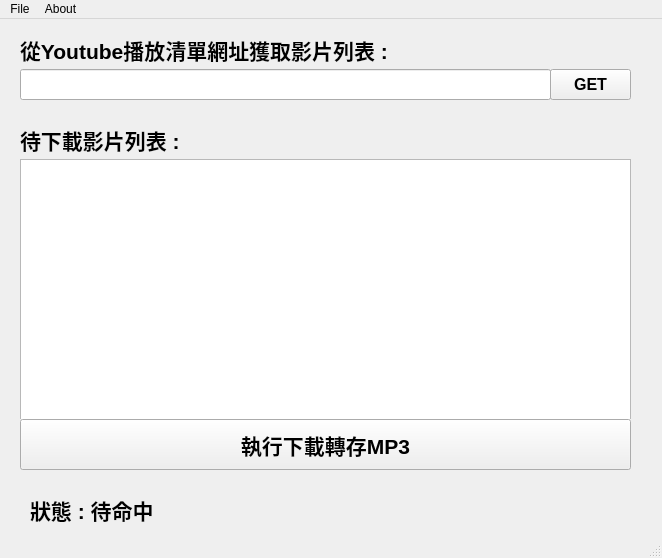
<?xml version="1.0" encoding="UTF-8"?>
<ui version="4.0">
 <class>MainWindow</class>
 <widget class="QMainWindow" name="MainWindow">
  <property name="geometry">
   <rect>
    <x>0</x>
    <y>0</y>
    <width>662</width>
    <height>558</height>
   </rect>
  </property>
  <property name="windowTitle">
   <string>Youtube2MP3</string>
  </property>
  <property name="autoFillBackground">
   <bool>false</bool>
  </property>
  <widget class="QWidget" name="centralwidget">
   <widget class="QPlainTextEdit" name="plainTextEdit">
    <property name="geometry">
     <rect>
      <x>20</x>
      <y>140</y>
      <width>611</width>
      <height>261</height>
     </rect>
    </property>
   </widget>
   <widget class="QToolButton" name="btn_saveMP3">
    <property name="geometry">
     <rect>
      <x>20</x>
      <y>400</y>
      <width>611</width>
      <height>51</height>
     </rect>
    </property>
    <property name="font">
     <font>
      <family>Arial</family>
      <pointsize>16</pointsize>
      <weight>75</weight>
      <bold>true</bold>
     </font>
    </property>
    <property name="autoFillBackground">
     <bool>true</bool>
    </property>
    <property name="text">
     <string>執行下載轉存MP3</string>
    </property>
   </widget>
   <widget class="QLabel" name="label_1">
    <property name="geometry">
     <rect>
      <x>20</x>
      <y>10</y>
      <width>611</width>
      <height>41</height>
     </rect>
    </property>
    <property name="font">
     <font>
      <family>Arial</family>
      <pointsize>16</pointsize>
      <weight>75</weight>
      <bold>true</bold>
     </font>
    </property>
    <property name="text">
     <string>從Youtube播放清單網址獲取影片列表 : </string>
    </property>
   </widget>
   <widget class="QToolButton" name="btn_get_from_playlist">
    <property name="geometry">
     <rect>
      <x>550</x>
      <y>50</y>
      <width>81</width>
      <height>31</height>
     </rect>
    </property>
    <property name="font">
     <font>
      <family>Arial</family>
      <pointsize>12</pointsize>
      <weight>75</weight>
      <bold>true</bold>
     </font>
    </property>
    <property name="text">
     <string>GET</string>
    </property>
   </widget>
   <widget class="QLineEdit" name="yt_playlist_url">
    <property name="geometry">
     <rect>
      <x>20</x>
      <y>50</y>
      <width>531</width>
      <height>31</height>
     </rect>
    </property>
   </widget>
   <widget class="QLabel" name="label_2">
    <property name="geometry">
     <rect>
      <x>20</x>
      <y>100</y>
      <width>611</width>
      <height>41</height>
     </rect>
    </property>
    <property name="font">
     <font>
      <family>Arial</family>
      <pointsize>16</pointsize>
      <weight>75</weight>
      <bold>true</bold>
     </font>
    </property>
    <property name="text">
     <string>待下載影片列表 :</string>
    </property>
   </widget>
   <widget class="QLabel" name="label_status">
    <property name="geometry">
     <rect>
      <x>30</x>
      <y>470</y>
      <width>601</width>
      <height>41</height>
     </rect>
    </property>
    <property name="font">
     <font>
      <family>Arial</family>
      <pointsize>16</pointsize>
      <weight>75</weight>
      <bold>true</bold>
     </font>
    </property>
    <property name="layoutDirection">
     <enum>Qt::LeftToRight</enum>
    </property>
    <property name="text">
     <string>狀態 : 待命中</string>
    </property>
   </widget>
  </widget>
  <widget class="QMenuBar" name="menubar">
   <property name="geometry">
    <rect>
     <x>0</x>
     <y>0</y>
     <width>662</width>
     <height>21</height>
    </rect>
   </property>
   <widget class="QMenu" name="menuexample">
    <property name="title">
     <string>File</string>
    </property>
    <addaction name="actionOpen"/>
    <addaction name="actionSave"/>
    <addaction name="actionExit"/>
   </widget>
   <widget class="QMenu" name="menuAbout">
    <property name="title">
     <string>About</string>
    </property>
    <addaction name="actionAbout_Yt2MP3"/>
   </widget>
   <addaction name="menuexample"/>
   <addaction name="menuAbout"/>
  </widget>
  <widget class="QStatusBar" name="statusbar"/>
  <action name="actionOpen">
   <property name="text">
    <string>開啟舊檔</string>
   </property>
  </action>
  <action name="actionSave">
   <property name="text">
    <string>存檔</string>
   </property>
  </action>
  <action name="actionExit">
   <property name="text">
    <string>結束程式</string>
   </property>
  </action>
  <action name="actionAbout_Yt2MP3">
   <property name="text">
    <string>關於Youtube2MP3</string>
   </property>
  </action>
 </widget>
 <resources/>
 <connections/>
</ui>
